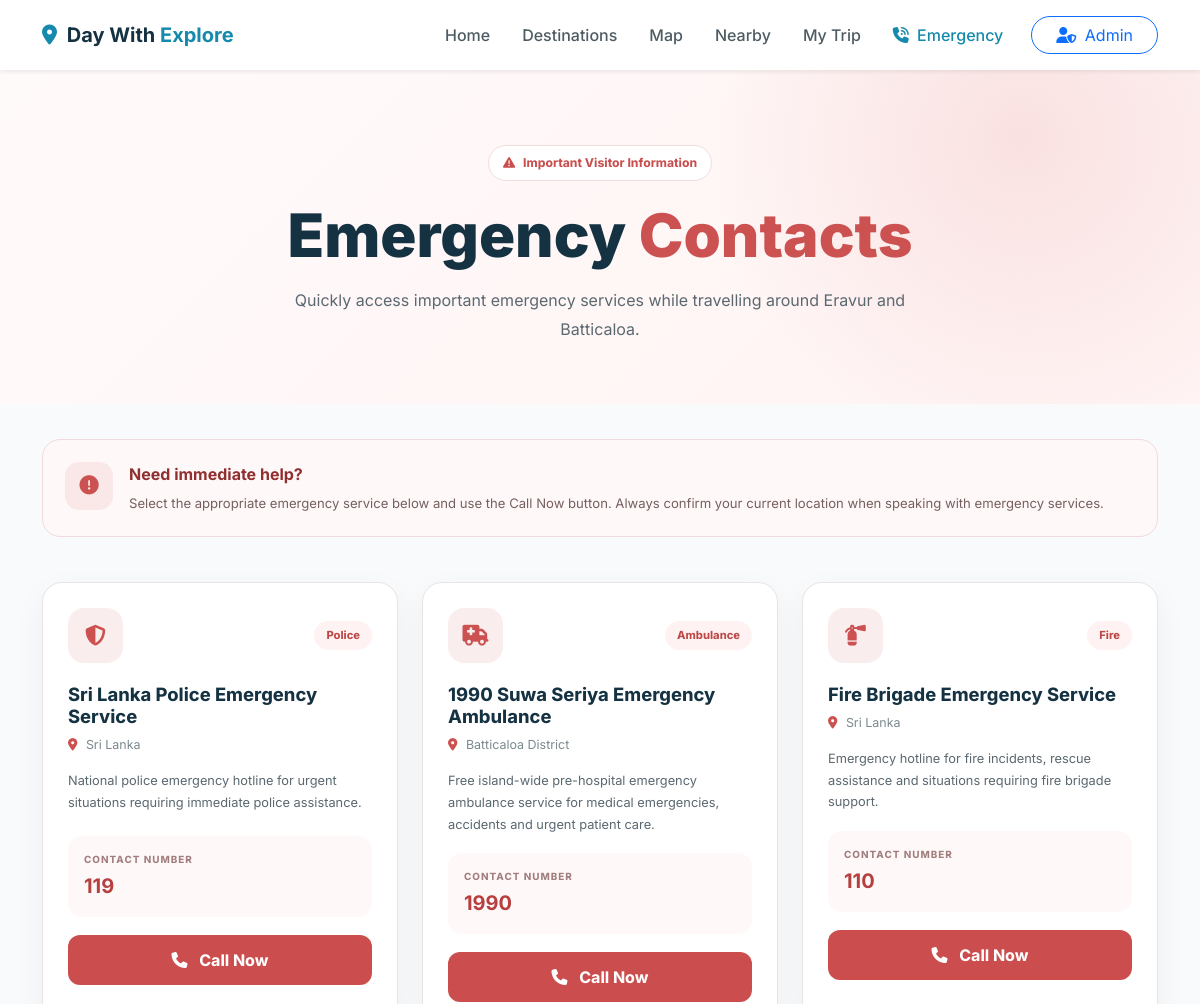
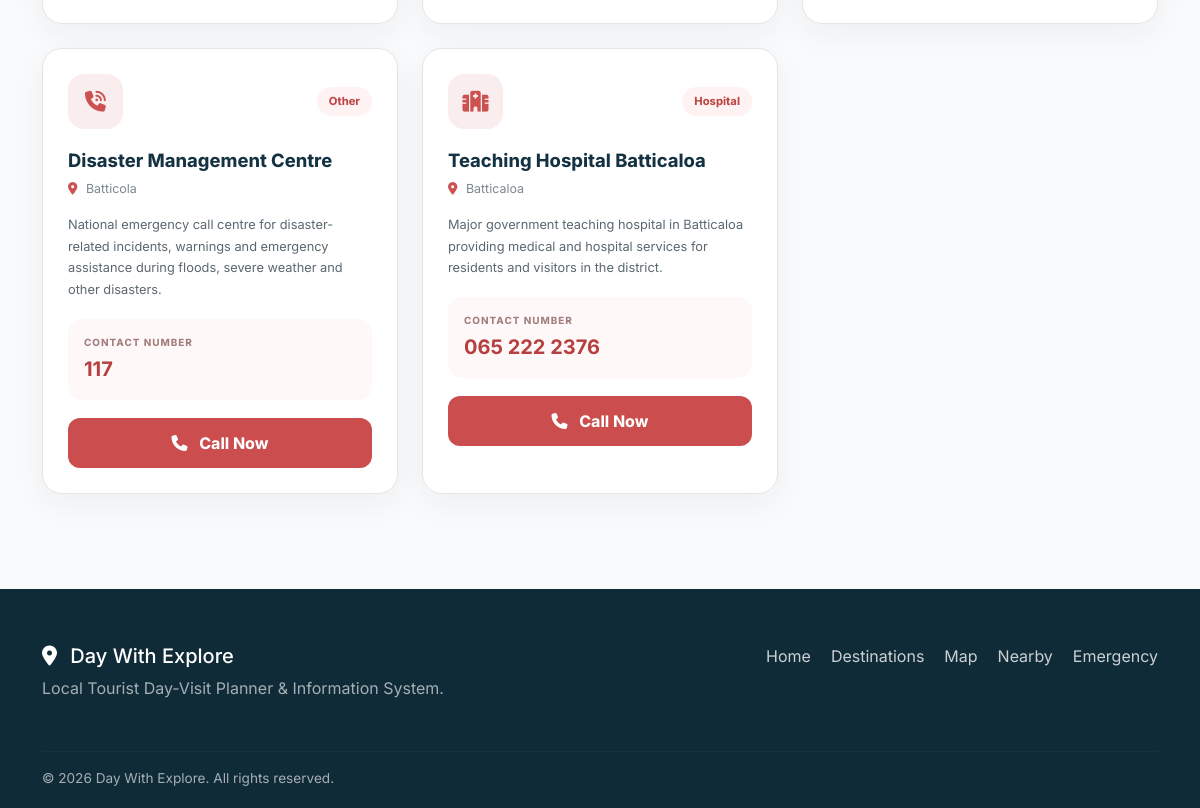
The page /emergency.php on the database its author committed (2 pictures, top to bottom).
### tables this page shows
CREATE TABLE emergency_contacts
        (
            id INTEGER PRIMARY KEY AUTOINCREMENT,

            title TEXT NOT NULL,

            emergency_type TEXT NOT NULL,

            phone TEXT NOT NULL,

            area TEXT,

            description TEXT,

            display_order INTEGER DEFAULT 0,

            is_active INTEGER DEFAULT 1,

            created_at DATETIME DEFAULT CURRENT_TIMESTAMP,

            updated_at DATETIME DEFAULT CURRENT_TIMESTAMP
        );

### emergency.php (the view, shortened to what this page needs)
<?php
require_once __DIR__ . '/config/database.php';
$statement = $pdo->query("
    SELECT
        id,
        title,
        emergency_type,
        phone,
        area,
        description
    FROM emergency_contacts
    WHERE is_active = 1
    ORDER BY
        display_order ASC,
        title ASC
");
$contacts =
    $statement->fetchAll();
function getEmergencyIcon(
    string $type
): string {
    $icons = [
        'Police' =>
            'fa-shield-halved',
        'Ambulance' =>
            'fa-truck-medical',
        'Hospital' =>
            'fa-hospital',
        'Fire' =>
            'fa-fire-extinguisher',
        'Tourist Support' =>
            'fa-circle-info',
        'Other' =>
            'fa-phone-volume'
    ];
    return $icons[$type]
        ?? 'fa-phone-volume';
}
function createPhoneLink(
    string $phone
): string {
    return preg_replace(
        '/[^0-9+]/',
        '',
        $phone
    );
}
?>
<!DOCTYPE html>
<html lang="en">
<head>
    <link
        href="https://cdn.jsdelivr.net/npm/bootstrap@5.3.3/dist/css/bootstrap.min.css"
        rel="stylesheet"
    >
    <link
        rel="stylesheet"
        href="https://cdnjs.cloudflare.com/ajax/libs/font-awesome/6.5.2/css/all.min.css"
    >
    <link
        rel="stylesheet"
        href="assets/css/style.css"
    >
</head>
<body>
<nav
    class="navbar navbar-expand-lg navbar-light bg-white shadow-sm sticky-top"
>
    <div class="container">
        <a
            class="navbar-brand fw-bold"
            href="index.php"
        >
            <span class="logo-icon">
                <i class="fa-solid fa-location-dot"></i>
            </span>
            Day With
            <span class="brand-highlight">
                Explore
            </span>
        </a>
        <div
            class="collapse navbar-collapse"
            id="mainNavbar"
        >
            <ul
                class="navbar-nav ms-auto align-items-lg-center gap-lg-2"
            >
                <li class="nav-item">
                    <a
                        class="nav-link"
                        href="index.php"
                    >
                        Home
                    </a>
                </li>
                <li class="nav-item">
                    <a
                        class="nav-link"
                        href="destinations.php"
                    >
                        Destinations
                    </a>
                </li>
                <li class="nav-item">
                    <a
                        class="nav-link"
                        href="map.php"
                    >
                        Map
                    </a>
                </li>
                <li class="nav-item">
                    <a
                        class="nav-link"
                        href="nearby.php"
                    >
                        Nearby
                    </a>
                </li>
                <li class="nav-item">
                    <a
                        class="nav-link"
                        href="planner.php"
                    >
                        My Trip
                    </a>
                </li>
                <li class="nav-item">
                    <a
                        class="nav-link active emergency-nav-link"
                        href="emergency.php"
                    >
                        <i class="fa-solid fa-phone-volume me-1"></i>
                        Emergency
                    </a>
                </li>
                <li class="nav-item ms-lg-2">
                    <a
                        class="btn btn-outline-primary rounded-pill px-4"
                        href="admin-login.php"
                    >
                        <i class="fa-solid fa-user-shield me-1"></i>
                        Admin
                    </a>
                </li>
            </ul>
        </div>
    </div>
</nav>
<section class="emergency-page-header">
    <div class="container text-center">
        <span class="emergency-page-badge">
            <i class="fa-solid fa-triangle-exclamation"></i>
            Important Visitor Information
        </span>
        <h1>
            Emergency
            <span>
                Contacts
            </span>
        </h1>
        <p>
            Quickly access important emergency
            services while travelling around
            Eravur and Batticaloa.
        </p>
    </div>
</section>
<section class="emergency-warning-section">
    <div class="container">
        <div class="emergency-warning-box">
            <div class="emergency-warning-icon">
                <i class="fa-solid fa-circle-exclamation"></i>
            </div>
            <div>
                <strong>
                    Need immediate help?
                </strong>
                <p>
                    Select the appropriate emergency
                    service below and use the Call Now button.
                    Always confirm your current location
                    when speaking with emergency services.
                </p>
            </div>
        </div>
    </div>
</section>
<section class="emergency-contacts-section">
    <div class="container">
        <?php if ($contacts): ?>
            <div class="row g-4">
                <?php foreach ($contacts as $contact): ?>
                    <?php
                    $phoneLink =
                        createPhoneLink(
                            $contact['phone']
                        );
                    ?>
                    <div class="col-md-6 col-lg-4">
                        <div class="emergency-public-card">
                            <div class="emergency-card-top">
                                <div class="emergency-public-icon">
                                    <i
                                        class="fa-solid <?= htmlspecialchars(
                                            getEmergencyIcon(
                                                $contact['emergency_type']
                                            )
                                        ) ?>"
                                    ></i>
                                </div>
                                <span class="emergency-type-badge">
                                    <?= htmlspecialchars(
                                        $contact['emergency_type']
                                    ) ?>
                                </span>
                            </div>
                            <h3>
                                <?= htmlspecialchars(
                                    $contact['title']
                                ) ?>
                            </h3>
                            <?php if (!empty($contact['area'])): ?>
                                <div class="emergency-area">
                                    <i class="fa-solid fa-location-dot"></i>
                                    <?= htmlspecialchars(
                                        $contact['area']
                                    ) ?>
                                </div>
                            <?php endif; ?>
                            <?php if (!empty($contact['description'])): ?>
                                <p>
                                    <?= htmlspecialchars(
                                        $contact['description']
                                    ) ?>
                                </p>
                            <?php endif; ?>
                            <div class="emergency-phone-number">
                                <span>
                                    CONTACT NUMBER
                                </span>
                                <strong>
                                    <?= htmlspecialchars(
                                        $contact['phone']
                                    ) ?>
                                </strong>
                            </div>
                            <a
                                href="tel:<?= htmlspecialchars(
                                    $phoneLink,
                                    ENT_QUOTES,
                                    'UTF-8'
                                ) ?>"
                                class="btn emergency-call-btn"
                            >
                                <i class="fa-solid fa-phone me-2"></i>
                                Call Now
                            </a>
                        </div>
                    </div>
                <?php endforeach; ?>
            </div>
        <?php endif; ?>
    </div>
</section>
<footer>
    <div class="container">
        <div class="footer-content">
            <div>
                <h5>
                    <i class="fa-solid fa-location-dot me-2"></i>
                    Day With Explore
                </h5>
                <p>
                    Local Tourist Day-Visit Planner &
                    Information System.
                </p>
            </div>
            <div class="footer-links">
                <a href="index.php">
                    Home
                </a>
                <a href="destinations.php">
                    Destinations
                </a>
                <a href="map.php">
                    Map
                </a>
                <a href="nearby.php">
                    Nearby
                </a>
                <a href="emergency.php">
                    Emergency
                </a>
            </div>
        </div>
        <hr>
        <p class="copyright">
            © 2026 Day With Explore.
            All rights reserved.
        </p>
    </div>
</footer>
</body>
</html>

### rows shown on the page
emergency_contacts: emergency_type "Police", title "Sri Lanka Police Emergency Service", area "Sri Lanka", description "National police emergency hotline for urgent situations requiring immediate police assistance.", phone "119"
emergency_contacts: emergency_type "Ambulance", title "1990 Suwa Seriya Emergency Ambulance", area "Batticaloa District", description "Free island-wide pre-hospital emergency ambulance service for medical emergencies, accidents and urgent patient care.", phone "1990"
emergency_contacts: emergency_type "Fire", title "Fire Brigade Emergency Service", area "Sri Lanka", description "Emergency hotline for fire incidents, rescue assistance and situations requiring fire brigade support.", phone "110"
emergency_contacts: emergency_type "Other", title "Disaster Management Centre", area "Batticola", description "National emergency call centre for disaster-related incidents, warnings and emergency assistance during floods, severe weather and other disasters.", phone "117"
emergency_contacts: emergency_type "Hospital", title "Teaching Hospital Batticaloa", area "Batticaloa", description "Major government teaching hospital in Batticaloa providing medical and hospital services for residents and visitors in the district.", phone "065 222 2376"
